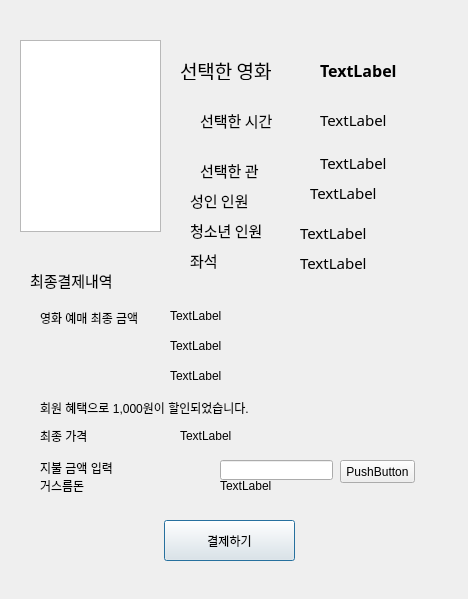
<?xml version="1.0" encoding="UTF-8"?>
<ui version="4.0">
 <class>Dialog</class>
 <widget class="QDialog" name="Dialog">
  <property name="geometry">
   <rect>
    <x>0</x>
    <y>0</y>
    <width>468</width>
    <height>599</height>
   </rect>
  </property>
  <property name="windowTitle">
   <string>Dialog</string>
  </property>
  <widget class="QGraphicsView" name="graphicsView">
   <property name="geometry">
    <rect>
     <x>20</x>
     <y>40</y>
     <width>141</width>
     <height>192</height>
    </rect>
   </property>
  </widget>
  <widget class="QLabel" name="label_4">
   <property name="geometry">
    <rect>
     <x>200</x>
     <y>160</y>
     <width>91</width>
     <height>20</height>
    </rect>
   </property>
   <property name="font">
    <font>
     <family>NanumGothic</family>
     <pointsize>11</pointsize>
    </font>
   </property>
   <property name="text">
    <string>선택한 관</string>
   </property>
  </widget>
  <widget class="QLabel" name="label_5">
   <property name="geometry">
    <rect>
     <x>180</x>
     <y>60</y>
     <width>101</width>
     <height>20</height>
    </rect>
   </property>
   <property name="font">
    <font>
     <family>NanumGothic</family>
     <pointsize>14</pointsize>
     <weight>50</weight>
     <bold>false</bold>
    </font>
   </property>
   <property name="text">
    <string>선택한 영화</string>
   </property>
  </widget>
  <widget class="QLabel" name="lbl_selectmovie">
   <property name="geometry">
    <rect>
     <x>320</x>
     <y>60</y>
     <width>200</width>
     <height>20</height>
    </rect>
   </property>
   <property name="font">
    <font>
     <family>NanumGothic</family>
     <pointsize>12</pointsize>
     <weight>75</weight>
     <bold>true</bold>
    </font>
   </property>
   <property name="text">
    <string>TextLabel</string>
   </property>
  </widget>
  <widget class="QLabel" name="lbl_selecttheater">
   <property name="geometry">
    <rect>
     <x>320</x>
     <y>150</y>
     <width>200</width>
     <height>25</height>
    </rect>
   </property>
   <property name="font">
    <font>
     <family>NanumGothic</family>
     <pointsize>11</pointsize>
    </font>
   </property>
   <property name="text">
    <string>TextLabel</string>
   </property>
  </widget>
  <widget class="QLabel" name="label">
   <property name="geometry">
    <rect>
     <x>30</x>
     <y>270</y>
     <width>90</width>
     <height>20</height>
    </rect>
   </property>
   <property name="font">
    <font>
     <family>NanumGothic</family>
     <pointsize>11</pointsize>
    </font>
   </property>
   <property name="text">
    <string>최종결제내역</string>
   </property>
  </widget>
  <widget class="QLabel" name="lbl_selecttime">
   <property name="geometry">
    <rect>
     <x>320</x>
     <y>110</y>
     <width>200</width>
     <height>20</height>
    </rect>
   </property>
   <property name="font">
    <font>
     <family>NanumGothic</family>
     <pointsize>11</pointsize>
    </font>
   </property>
   <property name="text">
    <string>TextLabel</string>
   </property>
  </widget>
  <widget class="QLabel" name="label_6">
   <property name="geometry">
    <rect>
     <x>200</x>
     <y>110</y>
     <width>91</width>
     <height>20</height>
    </rect>
   </property>
   <property name="font">
    <font>
     <family>NanumGothic</family>
     <pointsize>11</pointsize>
    </font>
   </property>
   <property name="text">
    <string>선택한 시간</string>
   </property>
  </widget>
  <widget class="QLabel" name="label_9">
   <property name="geometry">
    <rect>
     <x>190</x>
     <y>250</y>
     <width>91</width>
     <height>20</height>
    </rect>
   </property>
   <property name="font">
    <font>
     <family>NanumGothic</family>
     <pointsize>11</pointsize>
    </font>
   </property>
   <property name="text">
    <string>좌석</string>
   </property>
  </widget>
  <widget class="QLabel" name="lbl_selected_seat">
   <property name="geometry">
    <rect>
     <x>300</x>
     <y>250</y>
     <width>200</width>
     <height>25</height>
    </rect>
   </property>
   <property name="font">
    <font>
     <family>NanumGothic</family>
     <pointsize>11</pointsize>
    </font>
   </property>
   <property name="text">
    <string>TextLabel</string>
   </property>
  </widget>
  <widget class="QPushButton" name="btn_pay">
   <property name="geometry">
    <rect>
     <x>164</x>
     <y>520</y>
     <width>131</width>
     <height>41</height>
    </rect>
   </property>
   <property name="text">
    <string>결제하기</string>
   </property>
  </widget>
  <widget class="QLabel" name="label_7">
   <property name="geometry">
    <rect>
     <x>40</x>
     <y>480</y>
     <width>56</width>
     <height>12</height>
    </rect>
   </property>
   <property name="text">
    <string>거스름돈</string>
   </property>
  </widget>
  <widget class="QLabel" name="lbl_payexplain2">
   <property name="geometry">
    <rect>
     <x>170</x>
     <y>340</y>
     <width>250</width>
     <height>12</height>
    </rect>
   </property>
   <property name="text">
    <string>TextLabel</string>
   </property>
  </widget>
  <widget class="QLabel" name="lbl_payexplain1">
   <property name="geometry">
    <rect>
     <x>170</x>
     <y>310</y>
     <width>250</width>
     <height>12</height>
    </rect>
   </property>
   <property name="text">
    <string>TextLabel</string>
   </property>
  </widget>
  <widget class="QLineEdit" name="input_pay">
   <property name="geometry">
    <rect>
     <x>220</x>
     <y>460</y>
     <width>113</width>
     <height>20</height>
    </rect>
   </property>
  </widget>
  <widget class="QLabel" name="lbl_change">
   <property name="geometry">
    <rect>
     <x>220</x>
     <y>480</y>
     <width>56</width>
     <height>12</height>
    </rect>
   </property>
   <property name="text">
    <string>TextLabel</string>
   </property>
  </widget>
  <widget class="QLabel" name="label_2">
   <property name="geometry">
    <rect>
     <x>40</x>
     <y>310</y>
     <width>151</width>
     <height>16</height>
    </rect>
   </property>
   <property name="text">
    <string>영화 예매 최종 금액</string>
   </property>
  </widget>
  <widget class="QLabel" name="lbl_total">
   <property name="geometry">
    <rect>
     <x>180</x>
     <y>430</y>
     <width>250</width>
     <height>12</height>
    </rect>
   </property>
   <property name="text">
    <string>TextLabel</string>
   </property>
  </widget>
  <widget class="QLabel" name="label_3">
   <property name="geometry">
    <rect>
     <x>40</x>
     <y>460</y>
     <width>111</width>
     <height>16</height>
    </rect>
   </property>
   <property name="text">
    <string>지불 금액 입력</string>
   </property>
  </widget>
  <widget class="QLabel" name="label_11">
   <property name="geometry">
    <rect>
     <x>190</x>
     <y>220</y>
     <width>91</width>
     <height>20</height>
    </rect>
   </property>
   <property name="font">
    <font>
     <family>NanumGothic</family>
     <pointsize>11</pointsize>
    </font>
   </property>
   <property name="text">
    <string>청소년 인원</string>
   </property>
  </widget>
  <widget class="QLabel" name="lbl_teennum">
   <property name="geometry">
    <rect>
     <x>300</x>
     <y>220</y>
     <width>200</width>
     <height>25</height>
    </rect>
   </property>
   <property name="font">
    <font>
     <family>NanumGothic</family>
     <pointsize>11</pointsize>
    </font>
   </property>
   <property name="text">
    <string>TextLabel</string>
   </property>
  </widget>
  <widget class="QLabel" name="label_10">
   <property name="geometry">
    <rect>
     <x>190</x>
     <y>190</y>
     <width>91</width>
     <height>20</height>
    </rect>
   </property>
   <property name="font">
    <font>
     <family>NanumGothic</family>
     <pointsize>11</pointsize>
    </font>
   </property>
   <property name="text">
    <string>성인 인원</string>
   </property>
  </widget>
  <widget class="QLabel" name="lbl_adtnum">
   <property name="geometry">
    <rect>
     <x>310</x>
     <y>180</y>
     <width>200</width>
     <height>25</height>
    </rect>
   </property>
   <property name="font">
    <font>
     <family>NanumGothic</family>
     <pointsize>11</pointsize>
    </font>
   </property>
   <property name="text">
    <string>TextLabel</string>
   </property>
  </widget>
  <widget class="QLabel" name="label_8">
   <property name="geometry">
    <rect>
     <x>40</x>
     <y>400</y>
     <width>241</width>
     <height>16</height>
    </rect>
   </property>
   <property name="text">
    <string>회원 혜택으로 1,000원이 할인되었습니다.</string>
   </property>
  </widget>
  <widget class="QLabel" name="label_12">
   <property name="geometry">
    <rect>
     <x>40</x>
     <y>430</y>
     <width>56</width>
     <height>12</height>
    </rect>
   </property>
   <property name="text">
    <string>최종 가격</string>
   </property>
  </widget>
  <widget class="QLabel" name="lbl_payfinal">
   <property name="geometry">
    <rect>
     <x>170</x>
     <y>370</y>
     <width>250</width>
     <height>12</height>
    </rect>
   </property>
   <property name="text">
    <string>TextLabel</string>
   </property>
  </widget>
  <widget class="QPushButton" name="pushButton">
   <property name="geometry">
    <rect>
     <x>340</x>
     <y>460</y>
     <width>75</width>
     <height>23</height>
    </rect>
   </property>
   <property name="text">
    <string>PushButton</string>
   </property>
  </widget>
 </widget>
 <resources/>
 <connections/>
</ui>
